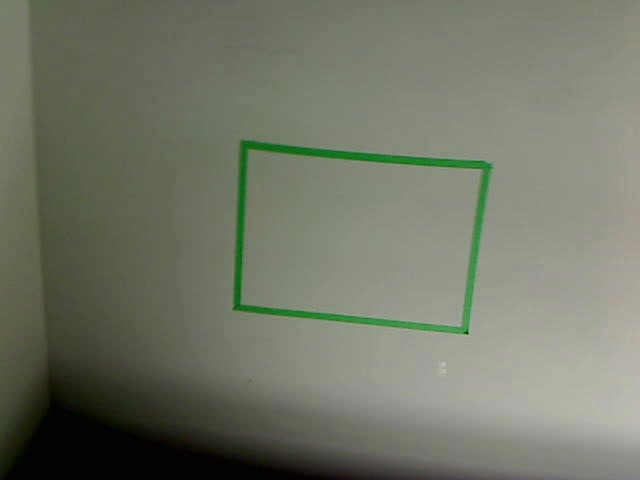
//> input picture trunk/vision/g1.jpg, 640 x 480 px
$ ./pipe_test2 g1.jpg   (built with g++ and OpenCV 4)
//> lines starting //> are read from the running program, lines starting //| are printed output that depends on the picture; after the words box and inside, x2 and y2 are one past the last pixel; in counts of white or black regions, pixels touching at a corner belong together
#include "cv.h"
#include "highgui.h"

#define DIM_RATIO 1
#define GRAD_ROWS 5  // kernal rows for gradient
#define GRAD_COLS 5
#define CLOSE_ROWS 3
#define CLOSE_COLS 3

int main( int argc, char** argv ) {
    IplImage* img = cvLoadImage( argv[1], 0); // load image with name argv[1], greyscale
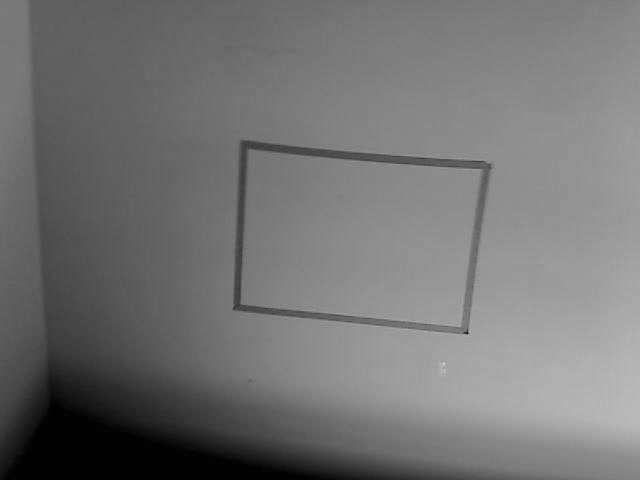
//> img: 480 rows x 640 cols, CV_8UC1; min 0, max 201, mean 115.3
    //cvNamedWindow( argv[1], CV_WINDOW_AUTOSIZE );
    //cvShowImage( argv[1], img );

// size down
    IplImage* img_Resize = cvCreateImage ( // create second image with diff size
        cvSize(img->width/DIM_RATIO, img->height/DIM_RATIO),
        img->depth,
        img->nChannels);

    cvResize (img, img_Resize, CV_INTER_LINEAR); // resize first img to second
    cvNamedWindow("Img", CV_WINDOW_AUTOSIZE);
    cvShowImage("Img", img_Resize );
    cvWaitKey(0);
    cvReleaseImage(&img);
   /*
// greyscale

    IplImage* img_Grey= cvCreateImage ( // create second image with 1 channel
        cvSize(img_Resize->width, img_Resize->height),
        IPL_DEPTH_8U,
        1);

    cvConvertImage (img_Resize, img_Grey, 0); // convert to img_Grey
    cvReleaseImage(&img_Resize);

    cvNamedWindow("Grey", CV_WINDOW_AUTOSIZE );
    cvShowImage("Grey", img_Grey );
    */
// gradient
    IplImage* img_Grad = cvCreateImage ( // create second image with 1 channel
        cvSize(img_Resize->width, img_Resize->height),
        IPL_DEPTH_8U,
        1);
    IplImage* temp = cvCreateImage ( // create temp with 1 channel
        cvSize(img_Resize->width, img_Resize->height),
        IPL_DEPTH_8U,
        1);

    cvMorphologyEx (img_Resize, //src
        img_Grad, // dst
        temp, // temp
        cvCreateStructuringElementEx (GRAD_ROWS, GRAD_COLS, (GRAD_ROWS+1)/2, (GRAD_COLS+1)/2, CV_SHAPE_RECT),
        CV_MOP_GRADIENT,
        1
    );
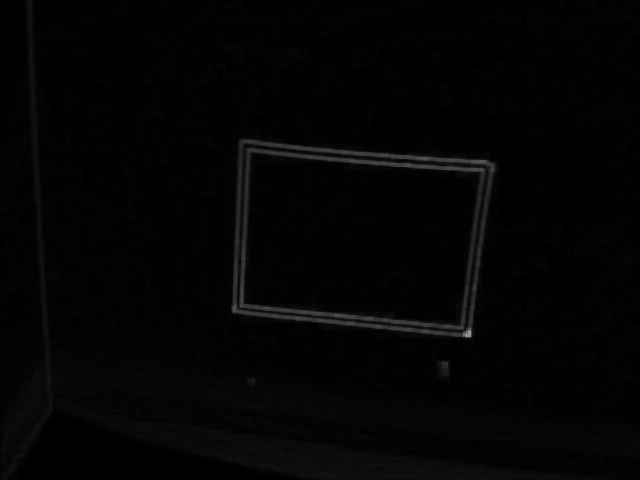
//> img_Grad: 480 rows x 640 cols, CV_8UC1; min 0, max 147, mean 3.8

    cvReleaseImage (&temp);
    cvShowImage("Img", img_Grad );
    cvWaitKey(0);

// threshold

    IplImage* img_Thresh = cvCreateImage ( // create second image with 1 channel
        cvSize(img_Grad->width, img_Grad->height),
        IPL_DEPTH_8U,
    1);

    cvThreshold (img_Grad, img_Thresh,
        20, // threshold
        255, // max_value that pix above thresh are set to
        CV_THRESH_BINARY//CV_THRESH_TOZERO
    );
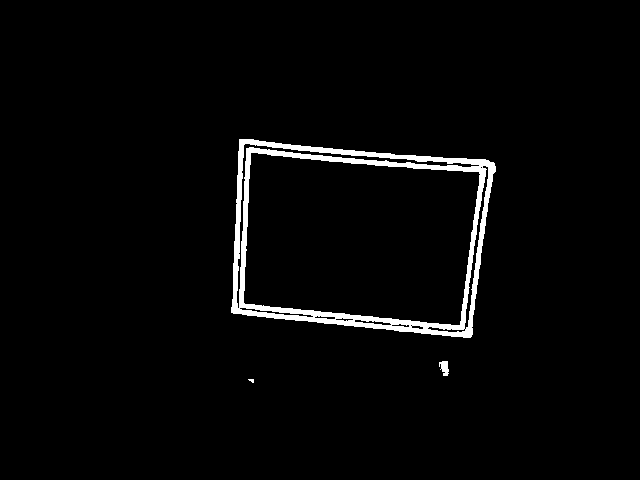
//> img_Thresh: 480 rows x 640 cols, CV_8UC1; 2.7% white; 3 white regions (1 under 20 px), largest, box (x1, y1, x2, y2) and area: (231, 139, 496, 338) 8175, (439, 361, 449, 376) 103
/*
    cvErode (img_Thresh, img_Thresh,
        NULL,
        1
    );
*/
    cvShowImage("Img", img_Thresh);
    //cvSaveImage("grad_camFrame1.jpg", img_Grad, 0);
    cvWaitKey(0);

// Hough Line Transform: R = x*cosT + y*sinT gives normal to line from origin. R = rad to line, T = ang of normal

    CvMat* lines = cvCreateMat (3, 1, CV_32FC2); // two channel 32 bit float

    cvHoughLines2(img_Thresh,
        lines,
        CV_HOUGH_STANDARD,
        5, // res in R value in pixels
        CV_PI/8.0, // res in theta in rad
        75, // pixel threshold to make a line
        0,0 // unused
    );
//> lines = [[160, 1.57], [240, 0], [320, 1.57]]

    float* dataPtr = (float*)(lines->data.db);
    float degs = *(dataPtr+1) * 180.0 / CV_PI;
//> degs = 90
    if (degs > 90) degs -= 90;
    printf ("Angle: %f degrees\n", degs);
//| Angle: 90.000000 degrees

    /* // Print all lines
    float *rowPtr;
    for (int r = 0; r < lines->rows; r++) {
        rowPtr = (float*)(lines->data.db + r*lines->step);
        for (int c = 0; c < lines->width; c++) {
            printf ("%f %f\n", *rowPtr, *(rowPtr+1));
            rowPtr += 2;
        }
    }
      */
// smooth
    /*
    IplImage* grad_Smooth = cvCreateImage ( // create second image with 1 channel
        cvSize(img_Grad->width, img_Grad->height),
        IPL_DEPTH_8U,
        1);
    */
  /*  cvMorphologyEx (img_Grad, //src
        img_Grad, // dst
        NULL, // temp
        cvCreateStructuringElementEx (CLOSE_ROWS, CLOSE_COLS, (CLOSE_ROWS+1)/2, (CLOSE_COLS+1)/2, CV_SHAPE_RECT),
        CV_MOP_CLOSE,
        2
    );
    */
    //cvSmooth (img_Grad, img_Grad, CV_GAUSSIAN, 5, 5);
}
